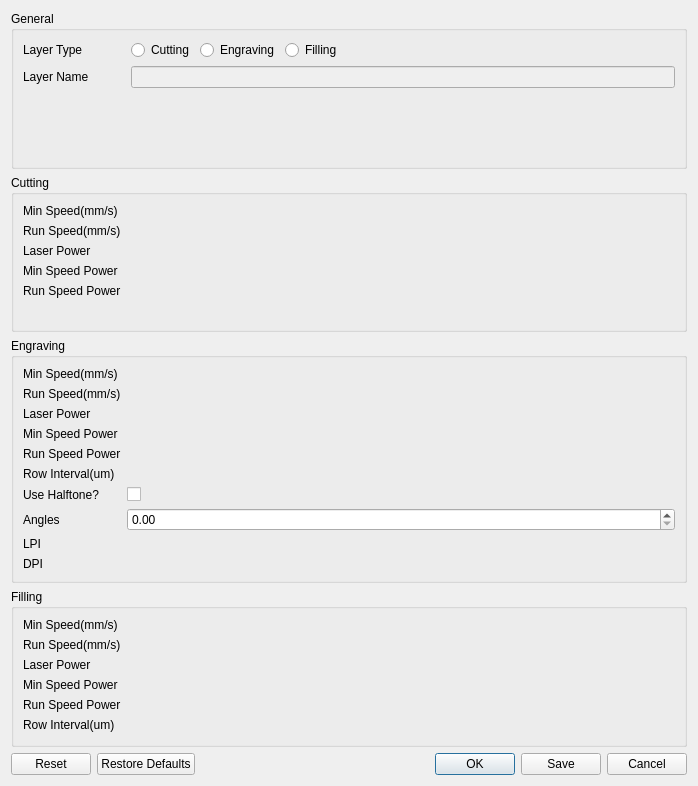
<?xml version="1.0" encoding="UTF-8"?>
<ui version="4.0">
 <class>LaserLayerDialog</class>
 <widget class="QDialog" name="LaserLayerDialog">
  <property name="geometry">
   <rect>
    <x>0</x>
    <y>0</y>
    <width>698</width>
    <height>786</height>
   </rect>
  </property>
  <property name="windowTitle">
   <string>Laser Layer Options</string>
  </property>
  <layout class="QVBoxLayout" name="verticalLayout">
   <item>
    <widget class="QGroupBox" name="groupBoxGeneral">
     <property name="title">
      <string>General</string>
     </property>
     <layout class="QFormLayout" name="formLayout">
      <property name="labelAlignment">
       <set>Qt::AlignLeading|Qt::AlignLeft|Qt::AlignVCenter</set>
      </property>
      <property name="formAlignment">
       <set>Qt::AlignLeading|Qt::AlignLeft|Qt::AlignTop</set>
      </property>
      <item row="0" column="0">
       <widget class="QLabel" name="label_17">
        <property name="text">
         <string>Layer Type</string>
        </property>
       </widget>
      </item>
      <item row="0" column="1">
       <layout class="QHBoxLayout" name="horizontalLayout">
        <item>
         <widget class="QRadioButton" name="radioButtonCutting">
          <property name="text">
           <string>Cutting</string>
          </property>
         </widget>
        </item>
        <item>
         <widget class="QRadioButton" name="radioButtonEngraving">
          <property name="text">
           <string>Engraving</string>
          </property>
         </widget>
        </item>
        <item>
         <widget class="QRadioButton" name="radioButtonFilling">
          <property name="enabled">
           <bool>true</bool>
          </property>
          <property name="text">
           <string>Filling</string>
          </property>
         </widget>
        </item>
        <item>
         <spacer name="horizontalSpacer">
          <property name="orientation">
           <enum>Qt::Horizontal</enum>
          </property>
          <property name="sizeHint" stdset="0">
           <size>
            <width>40</width>
            <height>20</height>
           </size>
          </property>
         </spacer>
        </item>
       </layout>
      </item>
      <item row="1" column="0">
       <widget class="QLabel" name="label">
        <property name="minimumSize">
         <size>
          <width>102</width>
          <height>0</height>
         </size>
        </property>
        <property name="text">
         <string>Layer Name</string>
        </property>
        <property name="alignment">
         <set>Qt::AlignLeading|Qt::AlignLeft|Qt::AlignVCenter</set>
        </property>
       </widget>
      </item>
      <item row="1" column="1">
       <widget class="QLineEdit" name="lineEditLayerName">
        <property name="enabled">
         <bool>false</bool>
        </property>
        <property name="readOnly">
         <bool>true</bool>
        </property>
       </widget>
      </item>
     </layout>
    </widget>
   </item>
   <item>
    <widget class="QGroupBox" name="groupBoxCutting">
     <property name="title">
      <string>Cutting</string>
     </property>
     <layout class="QFormLayout" name="formLayout_2">
      <property name="labelAlignment">
       <set>Qt::AlignLeading|Qt::AlignLeft|Qt::AlignVCenter</set>
      </property>
      <item row="0" column="1">
       <widget class="EditSlider" name="editSliderCuttingMinSpeed" native="true"/>
      </item>
      <item row="1" column="0">
       <widget class="QLabel" name="label_6">
        <property name="text">
         <string>Run Speed(mm/s)</string>
        </property>
       </widget>
      </item>
      <item row="1" column="1">
       <widget class="EditSlider" name="editSliderCuttingRunSpeed" native="true"/>
      </item>
      <item row="2" column="0">
       <widget class="QLabel" name="label_7">
        <property name="text">
         <string>Laser Power</string>
        </property>
       </widget>
      </item>
      <item row="2" column="1">
       <widget class="FloatEditSlider" name="editSliderCuttingLaserPower" native="true"/>
      </item>
      <item row="3" column="0">
       <widget class="QLabel" name="label_14">
        <property name="text">
         <string>Min Speed Power</string>
        </property>
       </widget>
      </item>
      <item row="3" column="1">
       <widget class="FloatEditSlider" name="editSliderCuttingMinSpeedPower" native="true"/>
      </item>
      <item row="4" column="0">
       <widget class="QLabel" name="label_15">
        <property name="text">
         <string>Run Speed Power</string>
        </property>
       </widget>
      </item>
      <item row="4" column="1">
       <widget class="FloatEditSlider" name="editSliderCuttingRunSpeedPower" native="true"/>
      </item>
      <item row="0" column="0">
       <widget class="QLabel" name="label_5">
        <property name="text">
         <string>Min Speed(mm/s)</string>
        </property>
       </widget>
      </item>
     </layout>
    </widget>
   </item>
   <item>
    <widget class="QGroupBox" name="groupBoxEngraving">
     <property name="title">
      <string>Engraving</string>
     </property>
     <layout class="QFormLayout" name="formLayout_3">
      <item row="0" column="0">
       <widget class="QLabel" name="label_9">
        <property name="text">
         <string>Min Speed(mm/s)</string>
        </property>
       </widget>
      </item>
      <item row="0" column="1">
       <widget class="EditSlider" name="editSliderEngravingMinSpeed" native="true"/>
      </item>
      <item row="2" column="0">
       <widget class="QLabel" name="label_8">
        <property name="text">
         <string>Run Speed(mm/s)</string>
        </property>
       </widget>
      </item>
      <item row="2" column="1">
       <widget class="EditSlider" name="editSliderEngravingRunSpeed" native="true"/>
      </item>
      <item row="4" column="0">
       <widget class="QLabel" name="label_10">
        <property name="text">
         <string>Laser Power</string>
        </property>
       </widget>
      </item>
      <item row="4" column="1">
       <widget class="FloatEditSlider" name="editSliderEngravingLaserPower" native="true"/>
      </item>
      <item row="6" column="0">
       <widget class="QLabel" name="label_18">
        <property name="text">
         <string>Min Speed Power</string>
        </property>
       </widget>
      </item>
      <item row="6" column="1">
       <widget class="FloatEditSlider" name="editSliderEngravingMinSpeedPower" native="true"/>
      </item>
      <item row="8" column="0">
       <widget class="QLabel" name="label_16">
        <property name="text">
         <string>Run Speed Power</string>
        </property>
       </widget>
      </item>
      <item row="8" column="1">
       <widget class="FloatEditSlider" name="editSliderEngravingRunSpeedPower" native="true"/>
      </item>
      <item row="9" column="0">
       <widget class="QLabel" name="labelEngravingRowInterval">
        <property name="text">
         <string>Row Interval(um)</string>
        </property>
       </widget>
      </item>
      <item row="9" column="1">
       <widget class="EditSlider" name="editSliderEngravingRowInterval" native="true"/>
      </item>
      <item row="10" column="0">
       <widget class="QLabel" name="label_11">
        <property name="text">
         <string>Use Halftone?</string>
        </property>
       </widget>
      </item>
      <item row="10" column="1">
       <widget class="QCheckBox" name="checkBoxUseHalftone">
        <property name="text">
         <string/>
        </property>
       </widget>
      </item>
      <item row="11" column="0">
       <widget class="QLabel" name="label_3">
        <property name="text">
         <string>Angles</string>
        </property>
       </widget>
      </item>
      <item row="11" column="1">
       <widget class="QDoubleSpinBox" name="doubleSpinBoxHalftoneAngles"/>
      </item>
      <item row="12" column="0">
       <widget class="QLabel" name="label_2">
        <property name="text">
         <string>LPI</string>
        </property>
       </widget>
      </item>
      <item row="12" column="1">
       <widget class="EditSlider" name="editSliderLPI" native="true"/>
      </item>
      <item row="14" column="0">
       <widget class="QLabel" name="label_4">
        <property name="text">
         <string>DPI</string>
        </property>
       </widget>
      </item>
      <item row="14" column="1">
       <widget class="EditSlider" name="editSliderDPI" native="true"/>
      </item>
     </layout>
    </widget>
   </item>
   <item>
    <widget class="QGroupBox" name="groupBoxFilling">
     <property name="title">
      <string>Filling</string>
     </property>
     <layout class="QFormLayout" name="formLayout_4">
      <item row="0" column="1">
       <widget class="EditSlider" name="editSliderFillingMinSpeed" native="true"/>
      </item>
      <item row="2" column="0">
       <widget class="QLabel" name="label_8">
        <property name="text">
         <string>Run Speed(mm/s)</string>
        </property>
       </widget>
      </item>
      <item row="2" column="1">
       <widget class="EditSlider" name="editSliderFillingRunSpeed" native="true"/>
      </item>
      <item row="4" column="0">
       <widget class="QLabel" name="label_10">
        <property name="text">
         <string>Laser Power</string>
        </property>
       </widget>
      </item>
      <item row="4" column="1">
       <widget class="FloatEditSlider" name="editSliderFillingLaserPower" native="true"/>
      </item>
      <item row="6" column="0">
       <widget class="QLabel" name="label_18">
        <property name="text">
         <string>Min Speed Power</string>
        </property>
       </widget>
      </item>
      <item row="6" column="1">
       <widget class="FloatEditSlider" name="editSliderFillingMinSpeedPower" native="true"/>
      </item>
      <item row="8" column="0">
       <widget class="QLabel" name="label_16">
        <property name="text">
         <string>Run Speed Power</string>
        </property>
       </widget>
      </item>
      <item row="8" column="1">
       <widget class="FloatEditSlider" name="editSliderFillingRunSpeedPower" native="true"/>
      </item>
      <item row="9" column="0">
       <widget class="QLabel" name="labelFillingRowInterval">
        <property name="text">
         <string>Row Interval(um)</string>
        </property>
       </widget>
      </item>
      <item row="9" column="1">
       <widget class="EditSlider" name="editSliderFillingRowInterval" native="true"/>
      </item>
      <item row="0" column="0">
       <widget class="QLabel" name="label_13">
        <property name="text">
         <string>Min Speed(mm/s)</string>
        </property>
       </widget>
      </item>
     </layout>
    </widget>
   </item>
   <item>
    <widget class="QDialogButtonBox" name="buttonBox">
     <property name="orientation">
      <enum>Qt::Horizontal</enum>
     </property>
     <property name="standardButtons">
      <set>QDialogButtonBox::Cancel|QDialogButtonBox::Ok|QDialogButtonBox::Reset|QDialogButtonBox::RestoreDefaults|QDialogButtonBox::Save</set>
     </property>
    </widget>
   </item>
  </layout>
 </widget>
 <customwidgets>
  <customwidget>
   <class>EditSlider</class>
   <extends>QWidget</extends>
   <header>widget/LRWidgets/widget/EditSlider.h</header>
   <container>1</container>
  </customwidget>
  <customwidget>
   <class>FloatEditSlider</class>
   <extends>QWidget</extends>
   <header>widget/LRWidgets/widget/FloatEditSlider.h</header>
   <container>1</container>
  </customwidget>
 </customwidgets>
 <resources/>
 <connections>
  <connection>
   <sender>buttonBox</sender>
   <signal>accepted()</signal>
   <receiver>LaserLayerDialog</receiver>
   <slot>accept()</slot>
   <hints>
    <hint type="sourcelabel">
     <x>248</x>
     <y>254</y>
    </hint>
    <hint type="destinationlabel">
     <x>157</x>
     <y>274</y>
    </hint>
   </hints>
  </connection>
  <connection>
   <sender>buttonBox</sender>
   <signal>rejected()</signal>
   <receiver>LaserLayerDialog</receiver>
   <slot>reject()</slot>
   <hints>
    <hint type="sourcelabel">
     <x>316</x>
     <y>260</y>
    </hint>
    <hint type="destinationlabel">
     <x>286</x>
     <y>274</y>
    </hint>
   </hints>
  </connection>
 </connections>
</ui>
